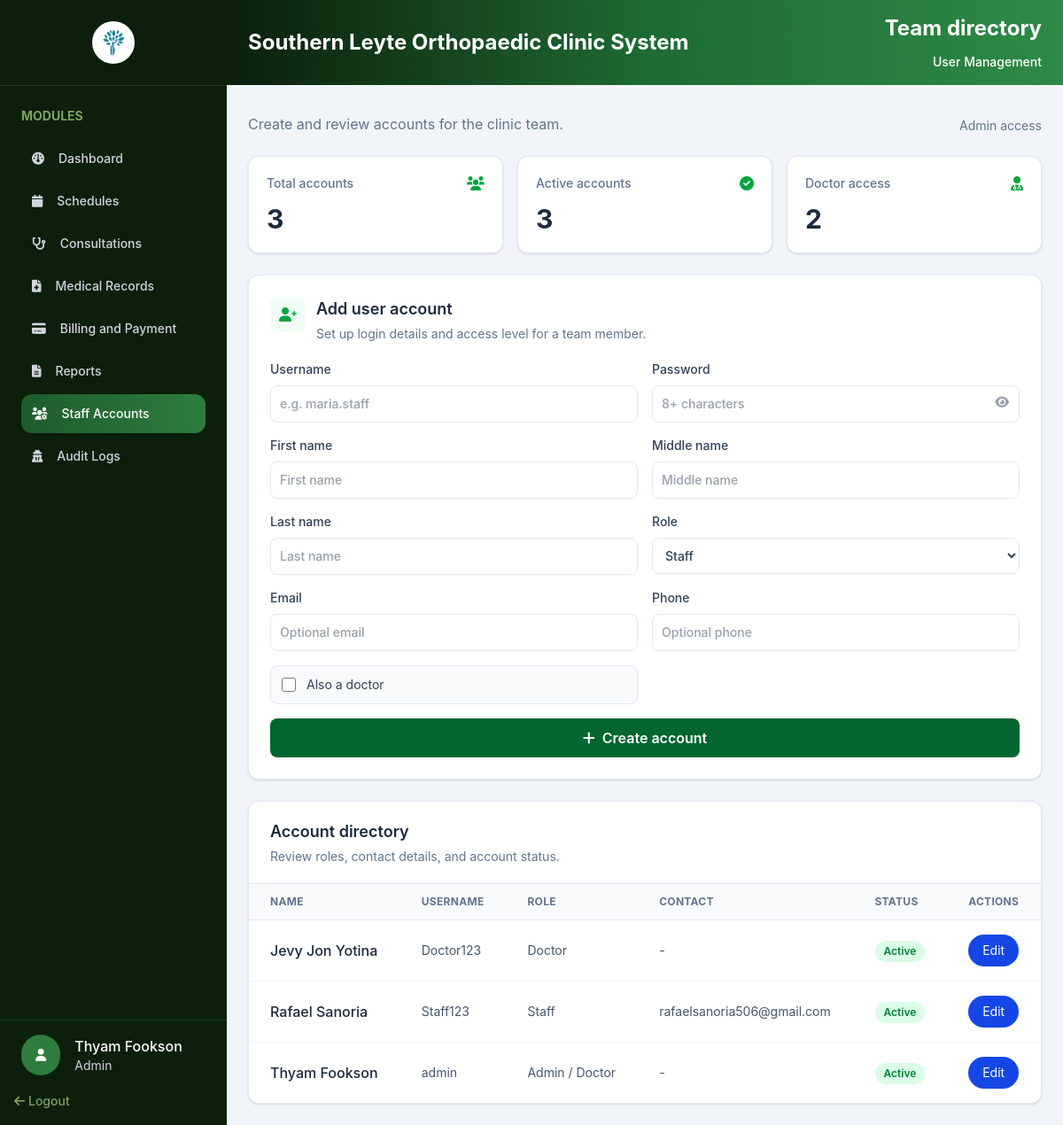
Before: /admin/staff-management.php (signed in) with the older database file.
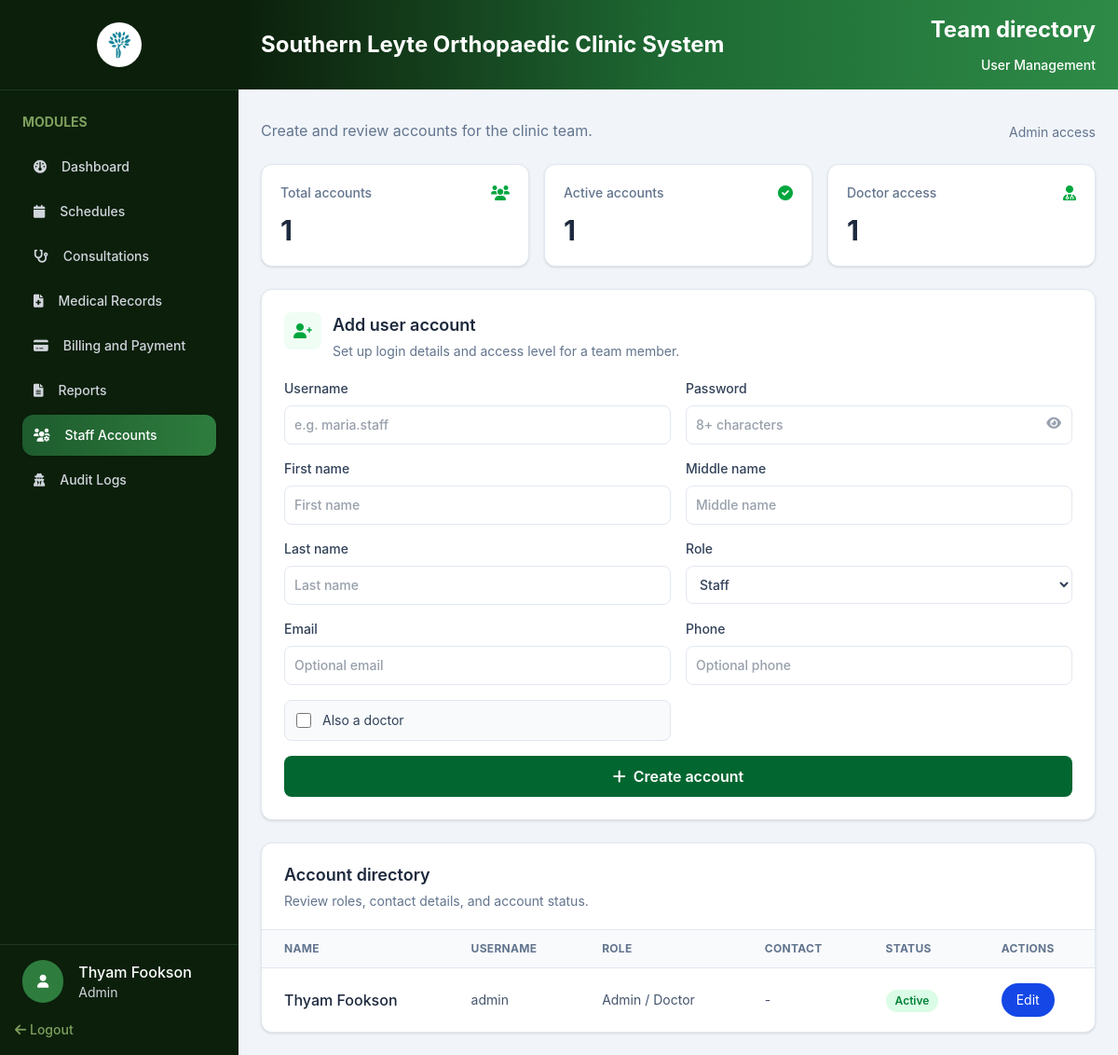
After: the same page with the newer database file.
### tables this page shows
CREATE TABLE `users` (
  `UserID` int UNSIGNED NOT NULL,
  `Username` varchar(50) NOT NULL,
  `PasswordHash` varchar(255) NOT NULL,
  `FirstName` varchar(100) NOT NULL,
  `MiddleName` varchar(255) DEFAULT NULL,
  `LastName` varchar(100) NOT NULL,
  `Role` enum('Admin','Doctor','Staff') NOT NULL DEFAULT 'Staff',
  `IsDoctor` tinyint(1) NOT NULL DEFAULT '0',
  `Email` varchar(150) DEFAULT NULL,
  `Phone` varchar(30) DEFAULT NULL,
  `Status` enum('Active','Inactive') NOT NULL DEFAULT 'Active',
  `CreatedAt` timestamp NOT NULL DEFAULT CURRENT_TIMESTAMP
);

### includes/auth.php (called while the page is built, shortened)
<?php
class SessionManager
{
    public static function isLoggedIn(): bool
    {
        return isset($_SESSION['user_id']) || isset($_SESSION['userId']) || isset($_SESSION['user']);
    }
    public static function getCurrentRole(): ?string
    {
        return $_SESSION['access_type']
            ?? $_SESSION['user']['Role']
            ?? $_SESSION['Role']
            ?? null;
    }
    public static function getUser(PDO $pdo): ?array
    {
        $userId = $_SESSION['user_id'] ?? $_SESSION['userId'] ?? $_SESSION['user']['UserID'] ?? null;
        $statement = $pdo->prepare(
            'SELECT UserID AS user_id, Username AS username, FirstName AS first_name,
                    LastName AS last_name, Email AS email, Phone AS phone,
                    Role AS role, IsDoctor AS is_doctor, Status AS status, CreatedAt AS created_at
             FROM users WHERE UserID = ?'
        );
        $statement->execute([$userId]);
        return $statement->fetch(PDO::FETCH_ASSOC) ?: null;
    }
}

### admin/staff-management.php (the view, shortened to what the changed rows need)
<?php
require_once __DIR__ . '/../config/config.php';
require_once __DIR__ . '/../includes/auth.php';
$admin = SessionManager::getUser($pdo);
$user = $pdo->query(
    'SELECT UserID, Username, FirstName, LastName, Role, IsDoctor, Email, Phone, Status, CreatedAt
     FROM users ORDER BY CreatedAt DESC'
)->fetchAll(PDO::FETCH_ASSOC);
$activeAccounts = count(array_filter($user, static fn(array $account): bool => $account['Status'] === 'Active'));
$doctorAccounts = count(array_filter($user, static fn(array $account): bool => $account['Role'] === 'Doctor' || (int) $account['IsDoctor'] === 1));
?>
<!DOCTYPE html>
<html lang="en">
<head>
    <link rel="stylesheet" href="../assets/css/output.css">
    <link rel="stylesheet" href="../assets/css/global.css">
    <link rel="stylesheet" href="https://cdnjs.cloudflare.com/ajax/libs/font-awesome/6.0.0-beta3/css/all.min.css">
</head>
<body class="h-screen flex bg-slate-100">
    <?php include_once '../includes/sidebar.php'; ?>
    <section class="flex-1 min-h-0 flex flex-col overflow-hidden">
        <div
            class="flex items-center justify-between bg-gradient-to-r from-[#0b1f0b] via-[#1e6b34] to-[#2e8b47] px-6 py-4">
            <h1 class="text-2xl font-bold text-white">Southern Leyte Orthopaedic Clinic System</h1>
            <div class="flex flex-col gap-3 items-end">
                <h1 class="text-2xl font-bold text-white">Team directory</h1>
            </div>
        </div>
        <main class="flex-1 p-6 overflow-auto">
            <div class="max-w-7xl mx-auto">
                <div class="grid grid-cols-1 sm:grid-cols-2 gap-4 mt-6 lg:grid-cols-3">
                    <div class="bg-white rounded-xl border border-slate-200 p-5 shadow-sm">
                        <div class="flex items-center justify-between">
                            <p class="text-sm font-medium text-slate-500">Total accounts</p>
                            <i class="fa-solid fa-users text-green-600"></i>
                        </div>
                        <p class="text-3xl font-bold text-slate-800 mt-3"><?= count($user) ?></p>
                    </div>
                    <div class="bg-white rounded-xl border border-slate-200 p-5 shadow-sm">
                        <div class="flex items-center justify-between">
                            <p class="text-sm font-medium text-slate-500">Active accounts</p>
                            <i class="fa-solid fa-circle-check text-green-600"></i>
                        </div>
                        <p class="text-3xl font-bold text-slate-800 mt-3"><?= $activeAccounts ?></p>
                    </div>
                    <div class="bg-white rounded-xl border border-slate-200 p-5 shadow-sm">
                        <div class="flex items-center justify-between">
                            <p class="text-sm font-medium text-slate-500">Doctor access</p>
                            <i class="fa-solid fa-user-doctor text-green-600"></i>
                        </div>
                        <p class="text-3xl font-bold text-slate-800 mt-3"><?= $doctorAccounts ?></p>
                    </div>
                </div>
                <section class="bg-white rounded-xl border border-slate-200 shadow-sm p-6 mt-6">
                    <div class="flex items-start gap-3 mb-5">
                        <div>
                            <h2 class="text-lg font-semibold text-slate-800">Add user account</h2>
                        </div>
                    </div>
                </section>
                <section class="bg-white rounded-xl border border-slate-200 shadow-sm mt-6 overflow-hidden">
                    <div class="px-6 py-5 border-b border-slate-200">
                        <h2 class="text-lg font-semibold text-slate-800">Account directory</h2>
                    </div>
                    <div class="overflow-x-auto">
                        <table class="w-full text-left">
                            <thead
                                class="border-b border-slate-200 bg-slate-50 text-xs uppercase tracking-wide text-slate-500">
                                <tr>
                                    <th class="px-6 py-3">Name</th>
                                    <th class="px-6 py-3">Username</th>
                                    <th class="px-6 py-3">Role</th>
                                    <th class="px-6 py-3">Contact</th>
                                    <th class="px-6 py-3">Status</th>
                                    <th class="px-6 py-3">Actions</th>
                                </tr>
                            </thead>
                            <tbody><?php foreach ($user as $account): ?>
                                    <tr class="border-b last:border-0 border-slate-100 hover:bg-slate-50 transition">
                                        <td class="px-6 py-4 font-medium text-slate-800">
                                            <?= htmlspecialchars($account['FirstName'] . ' ' . $account['LastName']) ?>
                                        </td>
                                        <td class="px-6 py-4 text-sm text-slate-600">
                                            <?= htmlspecialchars($account['Username']) ?>
                                        </td>
                                        <td class="px-6 py-4 text-sm text-slate-600">
                                            <?= htmlspecialchars($account['Role'] . ($account['IsDoctor'] ? ' / Doctor' : '')) ?>
                                        </td>
                                        <td class="px-6 py-4 text-sm text-slate-600">
                                            <?= htmlspecialchars($account['Email'] ?: $account['Phone'] ?: '-') ?>
                                        </td>
                                        <td class="px-6 py-4"><span
                                                class="inline-flex rounded-full px-2.5 py-1 text-xs font-semibold <?= $account['Status'] === 'Active' ? 'bg-green-100 text-green-700' : 'bg-slate-100 text-slate-600' ?>"><?= htmlspecialchars($account['Status']) ?></span>
                                        </td>
                                        <td class="px-6 py-4 text-sm">
                                            <button type="button"
                                                class="edit-user-btn inline-flex rounded-full px-4 py-2 text-white bg-blue-700 cursor-pointer hover:bg-blue-800"
                                                data-id="<?= htmlspecialchars($account['UserID']) ?>"
                                                data-username="<?= htmlspecialchars($account['Username']) ?>"
                                                data-first-name="<?= htmlspecialchars($account['FirstName']) ?>"
                                                data-last-name="<?= htmlspecialchars($account['LastName']) ?>"
                                                data-role="<?= htmlspecialchars($account['Role']) ?>"
                                                data-is-doctor="<?= (int) $account['IsDoctor'] ?>"
                                                data-email="<?= htmlspecialchars($account['Email'] ?? '') ?>"
                                                data-phone="<?= htmlspecialchars($account['Phone'] ?? '') ?>">Edit</button>
                                        </td>
                                    </tr><?php endforeach; ?>
                            </tbody>
                        </table>
                    </div>
                </section>
            </div>
        </main>
    </section>
</body>
</html>

### includes/sidebar.php (shortened to what the changed rows need)
<?php
$currentRole = strtolower((string) (SessionManager::getCurrentRole() ?? 'staff'));
$currentFile = basename($_SERVER['PHP_SELF']);
?>
<div class="w-64 shrink-0 bg-[#0b1f0b] flex flex-col h-full">
    <div class="custom-scrollbar w-full p-6 overflow-y-auto flex-1 min-h-0">
        <h2 class="text-[#7fa05e] font-bold text-sm mb-4">MODULES</h2>
        <?php foreach ($navItems as $item): ?>
            <?php if (in_array($currentRole, $item['roles'], true)): ?>
                <?php $isActive = $currentFile === $item['file']; ?>
                <div
                    class="flex items-center p-3 rounded-xl gap-4 mb-1 <?= $isActive ? 'bg-gradient-to-r from-[#1e5c2e] to-[#2e7d3e] shadow-sm' : '' ?>">
                    <i
                        class="text-sm fa-solid <?= htmlspecialchars($item['icon']) ?> <?= $isActive ? 'text-white' : 'text-gray-300' ?>"></i>
                    <a href="<?= htmlspecialchars($item['href']) ?>"
                        class="text-sm font-medium <?= $isActive ? 'text-white' : 'text-gray-300 hover:text-white' ?>">
                        <?= htmlspecialchars($item['label']) ?>
                    </a>
                </div>
            <?php endif; ?>
        <?php endforeach; ?>
    </div>
    <div class="mt-auto">
        <div class="w-full border-t pt-4 pl-6 border-[#1e3a1e] flex items-center gap-4">
            <div>
                <?php if ($admin): ?>
                    <h1 class="text-white text-md font-medium">
                        <?= htmlspecialchars($admin['first_name']) ?>     <?= htmlspecialchars($admin['last_name']) ?>
                    </h1>
                    <h3 class="text-gray-300 text-sm"><?= htmlspecialchars($admin['role']) ?></h3>
                <?php endif; ?>
            </div>
        </div>
    </div>
</div>

Changed rows visible on the page:
removed users: FirstName+LastName "Jevy Jon Yotina", Username "Doctor123", Role "Doctor", Email+Phone "-", Status "Active"
removed users: FirstName+LastName "Rafael Sanoria", Username "Staff123", Role "Staff", Email "rafaelsanoria506@gmail.com", Status "Active"
shown differently, row unchanged: users "Thyam Fookson": Status (not shown) → "1"; IsDoctor (not shown) → "1"
Other visible differences:
count($user): "3" → "1"
$activeAccounts: "3" → (not shown)
$doctorAccounts: "2" → (not shown)
